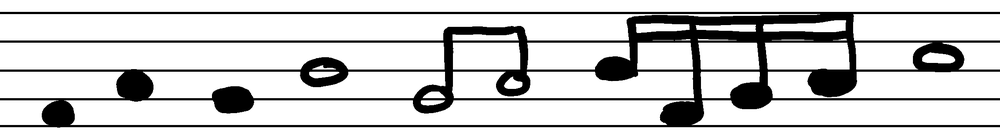
#> input picture IMG_0099.png, 1000 x 136 px, shrunk from 2274 x 309 before the run
$ python binarize.py
#> lines starting #> are read from the running program, lines starting #| are printed output that depends on the picture
from PIL import Image

def load_binarized_image(filename):
    with open(filename, "rb") as img_handle:
        img = Image.open(img_handle)
        img = img.convert('L')
        img = img.point( lambda p: 255 if p > 255//1.5 else 0 )
        #img = img.convert('1')
        img_data = img.getdata()
        if img.mode.startswith("RGB"):
            pixels = [
                round(0.299 * p[0] + 0.587 * p[1] + 0.114 * p[2]) for p in img_data
            ]
        elif img.mode == "LA":
            pixels = [p[0] for p in img_data]
        elif img.mode == "L":
            pixels = list(img_data)
        else:
            raise ValueError("Unsupported image mode: %r" % img.mode)
        w, h = img.size
        return {"height": h, "width": w, "pixels": pixels}

def save_image(image, filename, mode="PNG"):
    out = Image.new(mode="L", size=(image["width"], image["height"]))
    out.putdata(image["pixels"])
    if isinstance(filename, str):
        out.save(filename)
    else:
        out.save(filename, mode)
    out.close()
def remove_staff(filename):
    with open(filename, "rb") as img_handle:
        img = Image.open(img_handle)
#> img is the input picture: PIL image 1000x136 L; min 0, max 255, mean 205.6
        img = img.convert('L')
        img_data = img.getdata()
        w, h = img.size
#> w = 1000; h = 136
        pixels = list(img_data)
#> pixels = 136000 items
        stafflines = [0]*h
#> stafflines = 136 values from 0 to 0
        for i in range(h):
            for j in range(w):
                stafflines[i] += pixels[w*i+j]
            if stafflines[i]<10*w:
                for j in range(w):
                    pixels[w*i+j]=255
#> after the loop, stafflines = 136 values, max 255000 at index 0, min 0 at index 12, mean 205603.2
        #print(stafflines)
        return {"height": h, "width": w, "pixels": pixels}


filename = '/Users/lawrenceliu/Downloads/IMG_0099.png'
pic = remove_staff(filename)
#> pic = 3 items
save_image(pic, '/Users/lawrenceliu/Downloads/IMG_0100.png')
#> in save_image, `out = Image.new(mode="L", size=(image["width"], image["height"]))`: out: PIL image 1000x136 L; every value is 0
#> in save_image, `out.putdata(image["pixels"])`:
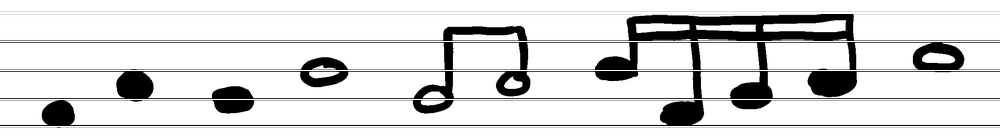
#> out: PIL image 1000x136 L; min 0, max 255, mean 216.8
